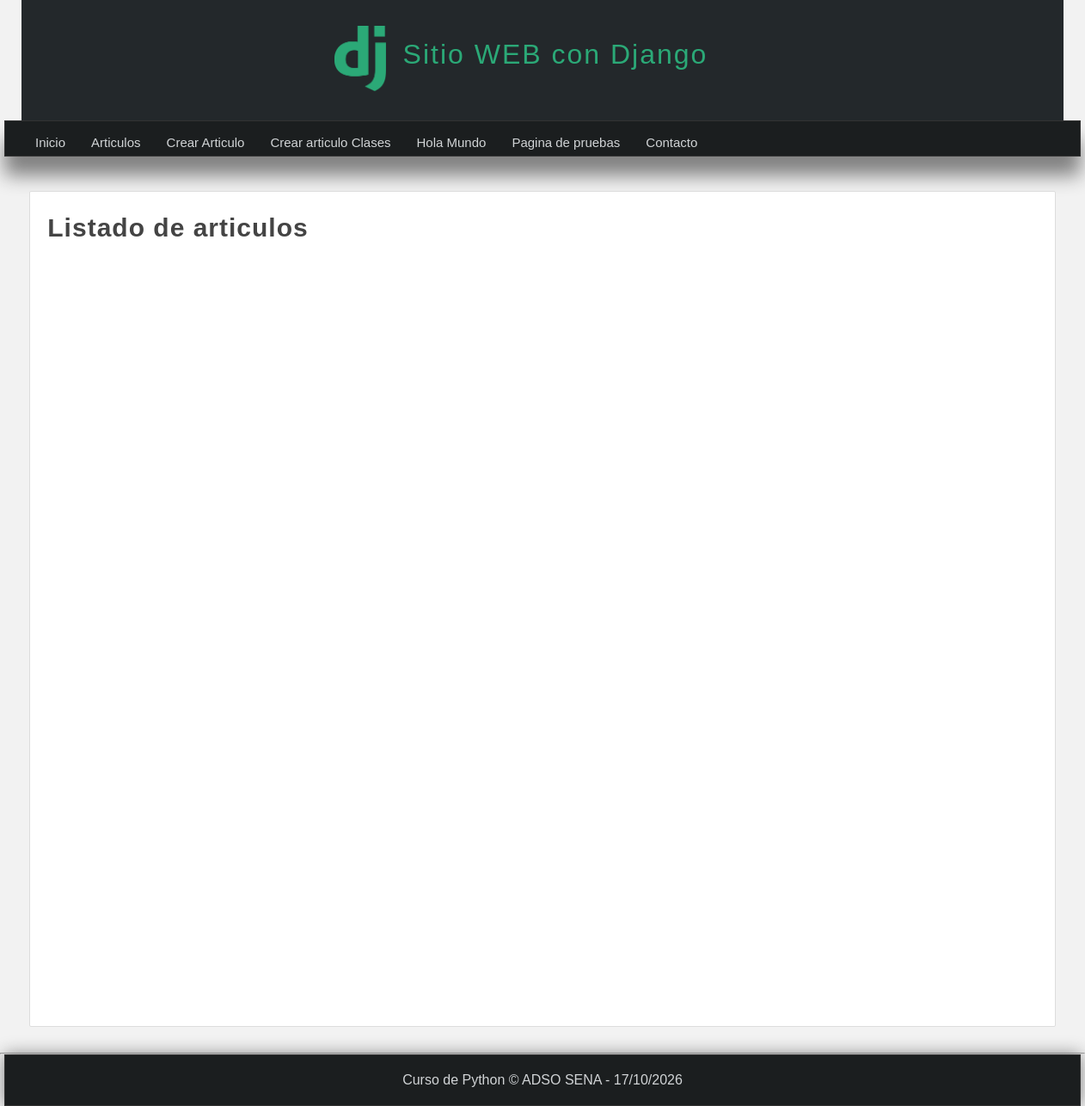
The app's page /articulos/, older data.
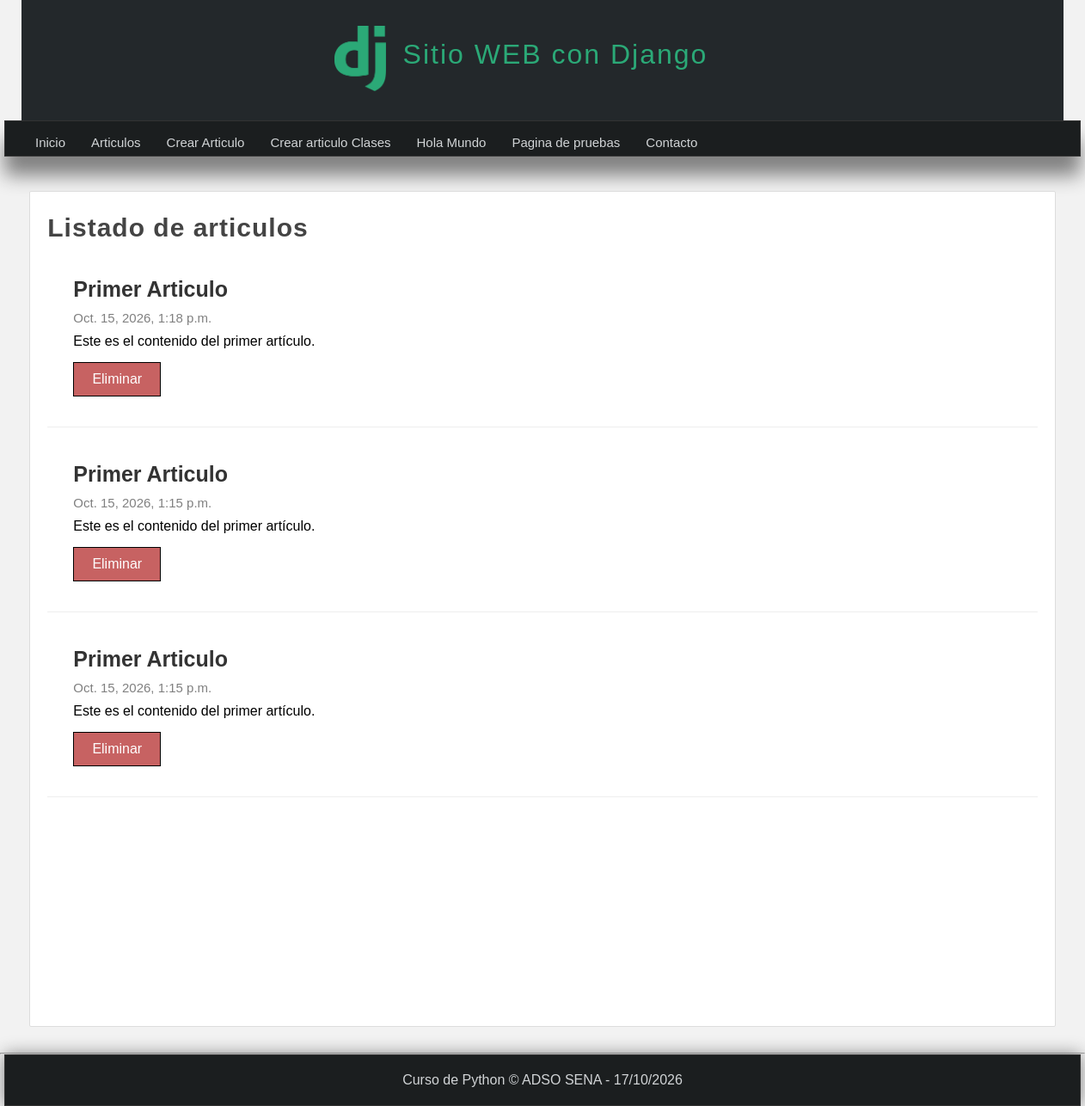
The same page, newer data.
### miapp/models.py (models this page shows, shortened)
class Article(models.Model):
    title = models.CharField(max_length=100, verbose_name="Titulo")
    content = models.TextField(verbose_name="Contenido")
    image = models.ImageField(default='null', verbose_name="Imagen", upload_to="articles")
    public = models.BooleanField(verbose_name="¿Publicado?")
    created_at = models.DateTimeField(auto_now_add=True)
    updated_at = models.DateTimeField(auto_now=True)
    class Meta:
        verbose_name = "Articulo"
        verbose_name_plural = "Articulos"

### miapp/views.py (the view)
# urls.py: path('articulos/', views.articulos, name="articulos"),
def articulos(request): # Creacion de la vista de articulos
    articulos = Article.objects.filter(public=True).order_by('-id') #En este caso no usamos el metodo get si no el metodo all()
    """
    articulos = Article.objects.all()

    articulos = Article.objects.filter(title__contains="articulo")

    articulos = Article.objects.filter(title="Articulo", public=False)

    articulos = Article.objects.raw("SELECT * FROM miapp_article WHERE title='Articulo' AND public=0")
    """
    return render(request, 'articulos.html', {
        'articulos': articulos
    })

### miapp/templates/articulos.html (shortened to what this page needs)
{% extends "layout.html" %}
{% block content %}
<h1 class="title">Listado de articulos</h1>
    {% for articulo in articulos %}
        <article class="article-item">
            <div class="data">
                <h2>{{ articulo.title }}</h2>
                <span class="date">{{articulo.created_at}}</span>
                <p>
                    {{ articulo.content }}
                    <a href="{% url 'borrar_articulo' id=articulo.id %}" class="btn btn-delete">Eliminar</a>
                </p>
            </div>
        </article>
    {% endfor %}
{% endblock %}

Row changes from the older to the newer data that the page shows:
added Article: title "Primer Articulo", created_at "Oct. 15, 2026, 1:18 p.m.", content "Este es el contenido del primer artículo."
added Article: title "Primer Articulo", created_at "Oct. 15, 2026, 1:15 p.m.", content "Este es el contenido del primer artículo."
added Article: title "Primer Articulo", created_at "Oct. 15, 2026, 1:15 p.m.", content "Este es el contenido del primer artículo."
